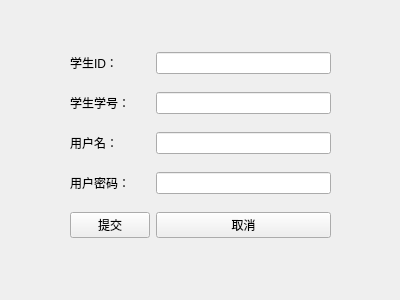
<?xml version="1.0" encoding="UTF-8"?>
<ui version="4.0">
 <class>addstdform</class>
 <widget class="QWidget" name="addstdform">
  <property name="geometry">
   <rect>
    <x>0</x>
    <y>0</y>
    <width>400</width>
    <height>300</height>
   </rect>
  </property>
  <property name="windowTitle">
   <string>Form</string>
  </property>
  <widget class="QWidget" name="layoutWidget">
   <property name="geometry">
    <rect>
     <x>70</x>
     <y>40</y>
     <width>261</width>
     <height>211</height>
    </rect>
   </property>
   <layout class="QGridLayout" name="gridLayout">
    <item row="0" column="0">
     <widget class="QLabel" name="label">
      <property name="text">
       <string>学生ID：</string>
      </property>
     </widget>
    </item>
    <item row="0" column="1">
     <widget class="QLineEdit" name="leID"/>
    </item>
    <item row="1" column="0">
     <widget class="QLabel" name="label_2">
      <property name="text">
       <string>学生学号：</string>
      </property>
     </widget>
    </item>
    <item row="1" column="1">
     <widget class="QLineEdit" name="leStdNum"/>
    </item>
    <item row="2" column="0">
     <widget class="QLabel" name="label_4">
      <property name="text">
       <string>用户名：</string>
      </property>
     </widget>
    </item>
    <item row="2" column="1">
     <widget class="QLineEdit" name="leName"/>
    </item>
    <item row="3" column="0">
     <widget class="QLabel" name="label_3">
      <property name="text">
       <string>用户密码：</string>
      </property>
     </widget>
    </item>
    <item row="3" column="1">
     <widget class="QLineEdit" name="lePwd"/>
    </item>
    <item row="4" column="0">
     <widget class="QPushButton" name="btnOk">
      <property name="text">
       <string>提交</string>
      </property>
     </widget>
    </item>
    <item row="4" column="1">
     <widget class="QPushButton" name="btnQuit">
      <property name="text">
       <string>取消</string>
      </property>
     </widget>
    </item>
   </layout>
  </widget>
 </widget>
 <resources/>
 <connections/>
</ui>
